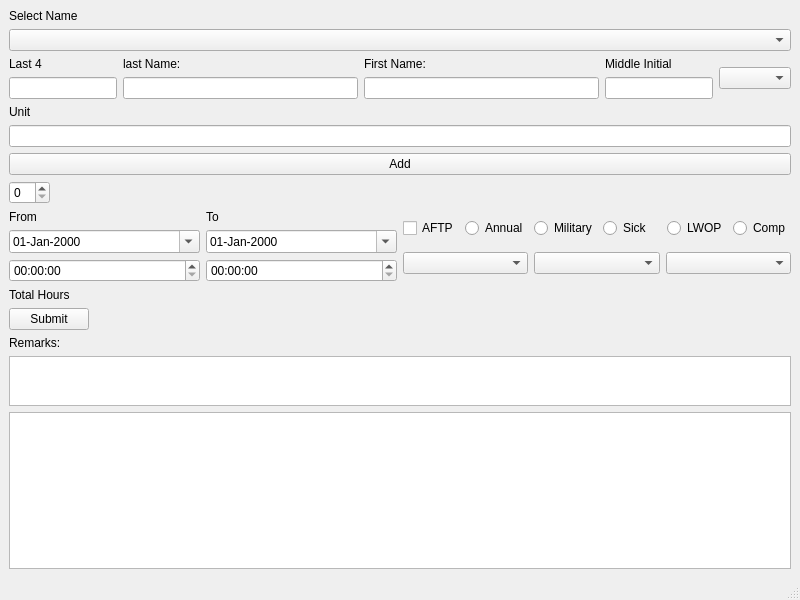
<?xml version="1.0" encoding="UTF-8"?>
<ui version="4.0">
 <class>MainWindow</class>
 <widget class="QMainWindow" name="MainWindow">
  <property name="geometry">
   <rect>
    <x>0</x>
    <y>0</y>
    <width>800</width>
    <height>600</height>
   </rect>
  </property>
  <property name="windowTitle">
   <string>MainWindow</string>
  </property>
  <widget class="QWidget" name="centralwidget">
   <layout class="QVBoxLayout" name="verticalLayout_3">
    <item>
     <widget class="QLabel" name="label_6">
      <property name="text">
       <string>Select Name</string>
      </property>
     </widget>
    </item>
    <item>
     <widget class="QComboBox" name="user_list"/>
    </item>
    <item>
     <layout class="QVBoxLayout" name="verticalLayout_9">
      <item>
       <layout class="QHBoxLayout" name="horizontalLayout_4">
        <item>
         <layout class="QVBoxLayout" name="verticalLayout_4">
          <item>
           <widget class="QLabel" name="label_4">
            <property name="text">
             <string>Last 4</string>
            </property>
           </widget>
          </item>
          <item>
           <widget class="QLineEdit" name="add_last4_line">
            <property name="sizePolicy">
             <sizepolicy hsizetype="Fixed" vsizetype="Fixed">
              <horstretch>0</horstretch>
              <verstretch>0</verstretch>
             </sizepolicy>
            </property>
            <property name="maximumSize">
             <size>
              <width>326</width>
              <height>16777215</height>
             </size>
            </property>
           </widget>
          </item>
         </layout>
        </item>
        <item>
         <layout class="QVBoxLayout" name="verticalLayout_5">
          <item>
           <widget class="QLabel" name="label_5">
            <property name="text">
             <string>last Name:</string>
            </property>
           </widget>
          </item>
          <item>
           <widget class="QLineEdit" name="add_last_line"/>
          </item>
         </layout>
        </item>
        <item>
         <layout class="QVBoxLayout" name="verticalLayout_6">
          <item>
           <widget class="QLabel" name="label_7">
            <property name="text">
             <string>First Name:</string>
            </property>
           </widget>
          </item>
          <item>
           <widget class="QLineEdit" name="add_first_line"/>
          </item>
         </layout>
        </item>
        <item>
         <layout class="QVBoxLayout" name="verticalLayout_7">
          <item>
           <widget class="QLabel" name="label_8">
            <property name="sizePolicy">
             <sizepolicy hsizetype="Minimum" vsizetype="Preferred">
              <horstretch>0</horstretch>
              <verstretch>0</verstretch>
             </sizepolicy>
            </property>
            <property name="text">
             <string>Middle Initial</string>
            </property>
           </widget>
          </item>
          <item>
           <widget class="QLineEdit" name="add_middle_line">
            <property name="sizePolicy">
             <sizepolicy hsizetype="Minimum" vsizetype="Fixed">
              <horstretch>0</horstretch>
              <verstretch>0</verstretch>
             </sizepolicy>
            </property>
           </widget>
          </item>
         </layout>
        </item>
        <item>
         <widget class="QComboBox" name="grade_drop"/>
        </item>
       </layout>
      </item>
      <item>
       <widget class="QLabel" name="label_9">
        <property name="text">
         <string>Unit</string>
        </property>
       </widget>
      </item>
      <item>
       <widget class="QLineEdit" name="unit_edit"/>
      </item>
      <item>
       <widget class="QPushButton" name="add_submit_btn">
        <property name="text">
         <string>Add</string>
        </property>
       </widget>
      </item>
     </layout>
    </item>
    <item>
     <layout class="QHBoxLayout" name="horizontalLayout_3">
      <item>
       <widget class="QTimeEdit" name="total_hours">
        <property name="displayFormat">
         <string>h</string>
        </property>
       </widget>
      </item>
      <item>
       <spacer name="horizontalSpacer">
        <property name="orientation">
         <enum>Qt::Horizontal</enum>
        </property>
        <property name="sizeHint" stdset="0">
         <size>
          <width>40</width>
          <height>20</height>
         </size>
        </property>
       </spacer>
      </item>
     </layout>
    </item>
    <item>
     <layout class="QHBoxLayout" name="horizontalLayout_2">
      <item>
       <layout class="QHBoxLayout" name="horizontalLayout">
        <item>
         <layout class="QVBoxLayout" name="verticalLayout_2">
          <item>
           <widget class="QLabel" name="label_2">
            <property name="text">
             <string>From</string>
            </property>
           </widget>
          </item>
          <item>
           <widget class="QDateEdit" name="from_date">
            <property name="currentSection">
             <enum>QDateTimeEdit::DaySection</enum>
            </property>
            <property name="displayFormat">
             <string>dd-MMM-yyyy</string>
            </property>
            <property name="calendarPopup">
             <bool>true</bool>
            </property>
           </widget>
          </item>
          <item>
           <widget class="QTimeEdit" name="from_time"/>
          </item>
         </layout>
        </item>
        <item>
         <layout class="QVBoxLayout" name="verticalLayout">
          <item>
           <widget class="QLabel" name="label">
            <property name="text">
             <string>To</string>
            </property>
           </widget>
          </item>
          <item>
           <widget class="QDateEdit" name="to_date">
            <property name="displayFormat">
             <string>dd-MMM-yyyy</string>
            </property>
            <property name="calendarPopup">
             <bool>true</bool>
            </property>
           </widget>
          </item>
          <item>
           <widget class="QTimeEdit" name="to_time"/>
          </item>
         </layout>
        </item>
       </layout>
      </item>
      <item>
       <layout class="QVBoxLayout" name="verticalLayout_8">
        <item>
         <layout class="QHBoxLayout" name="horizontalLayout_5">
          <item>
           <widget class="QCheckBox" name="check_aftp">
            <property name="sizePolicy">
             <sizepolicy hsizetype="Fixed" vsizetype="Fixed">
              <horstretch>0</horstretch>
              <verstretch>0</verstretch>
             </sizepolicy>
            </property>
            <property name="text">
             <string>AFTP</string>
            </property>
           </widget>
          </item>
          <item>
           <layout class="QGridLayout" name="gridLayout">
            <item row="0" column="1">
             <widget class="QRadioButton" name="radio_annual">
              <property name="text">
               <string>Annual</string>
              </property>
             </widget>
            </item>
            <item row="0" column="2">
             <widget class="QRadioButton" name="radio_mil">
              <property name="text">
               <string>Military</string>
              </property>
             </widget>
            </item>
            <item row="0" column="4">
             <widget class="QRadioButton" name="radio_lwop">
              <property name="text">
               <string>LWOP</string>
              </property>
             </widget>
            </item>
            <item row="0" column="3">
             <widget class="QRadioButton" name="radio_sick">
              <property name="text">
               <string>Sick</string>
              </property>
             </widget>
            </item>
            <item row="0" column="5">
             <widget class="QRadioButton" name="radio_comp">
              <property name="text">
               <string>Comp</string>
              </property>
             </widget>
            </item>
           </layout>
          </item>
         </layout>
        </item>
        <item>
         <layout class="QHBoxLayout" name="horizontalLayout_6">
          <item>
           <widget class="QComboBox" name="single_dual"/>
          </item>
          <item>
           <widget class="QComboBox" name="aftp_code"/>
          </item>
          <item>
           <widget class="QComboBox" name="tng_code"/>
          </item>
         </layout>
        </item>
       </layout>
      </item>
     </layout>
    </item>
    <item>
     <widget class="QLabel" name="label_3">
      <property name="text">
       <string>Total Hours</string>
      </property>
     </widget>
    </item>
    <item>
     <widget class="QPushButton" name="submit_btn">
      <property name="sizePolicy">
       <sizepolicy hsizetype="Fixed" vsizetype="Fixed">
        <horstretch>0</horstretch>
        <verstretch>0</verstretch>
       </sizepolicy>
      </property>
      <property name="autoFillBackground">
       <bool>false</bool>
      </property>
      <property name="text">
       <string>Submit</string>
      </property>
     </widget>
    </item>
    <item>
     <widget class="QLabel" name="remarksLabel">
      <property name="text">
       <string>Remarks:</string>
      </property>
     </widget>
    </item>
    <item>
     <widget class="QPlainTextEdit" name="remarksText">
      <property name="enabled">
       <bool>true</bool>
      </property>
      <property name="maximumSize">
       <size>
        <width>16777215</width>
        <height>50</height>
       </size>
      </property>
     </widget>
    </item>
    <item>
     <widget class="QTableWidget" name="form_table"/>
    </item>
    <item>
     <spacer name="verticalSpacer">
      <property name="orientation">
       <enum>Qt::Vertical</enum>
      </property>
      <property name="sizeHint" stdset="0">
       <size>
        <width>20</width>
        <height>1</height>
       </size>
      </property>
     </spacer>
    </item>
   </layout>
  </widget>
  <widget class="QMenuBar" name="menubar">
   <property name="geometry">
    <rect>
     <x>0</x>
     <y>0</y>
     <width>800</width>
     <height>21</height>
    </rect>
   </property>
  </widget>
  <widget class="QStatusBar" name="statusbar"/>
 </widget>
 <resources/>
 <connections/>
</ui>
